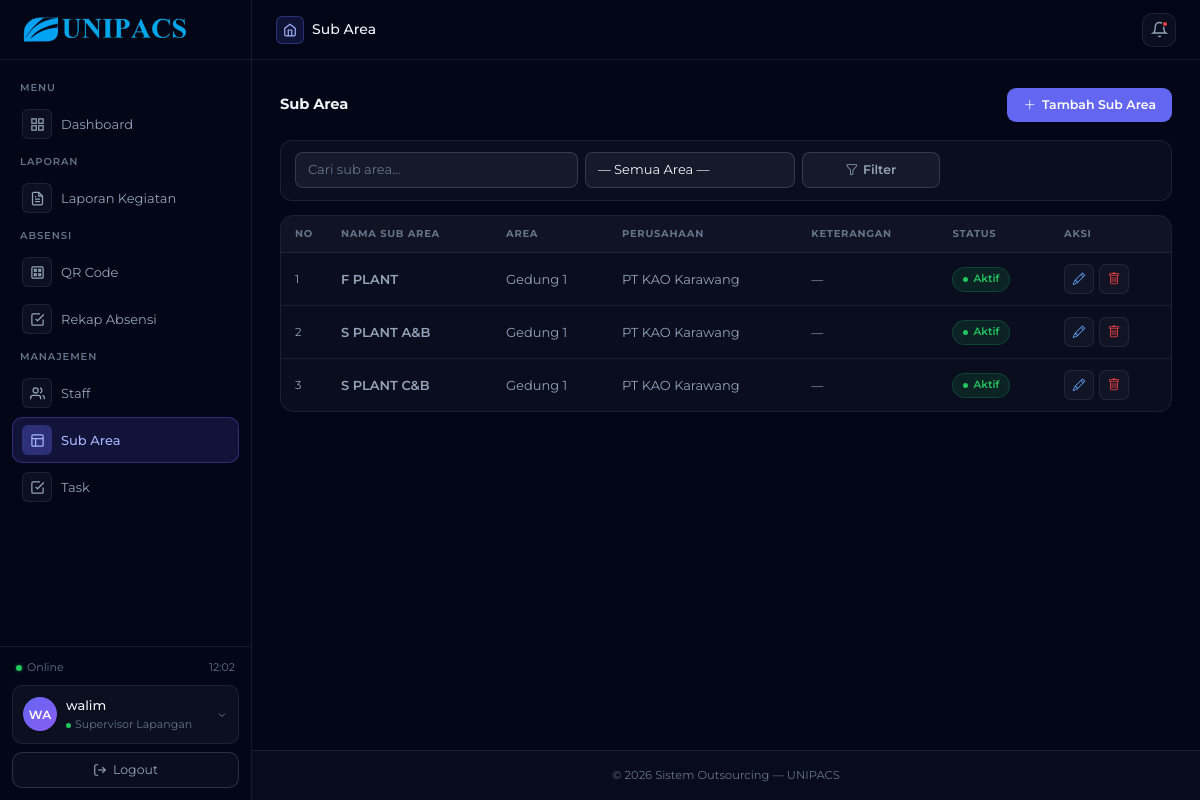
The page /supervisor/subarea/ (signed in) on the database its author committed.
### outsourcing/models.py (models this page shows, shortened)
class User(AbstractUser):
    role = models.CharField(
        max_length=30,
        choices=RoleChoices.choices,
        default=RoleChoices.STAFF,
    )
    nama_lengkap = models.CharField(max_length=150, blank=True)
    telepon      = models.CharField(
        max_length=20,
        blank=True,
        validators=[telepon_validator],
    )
    foto_profil  = models.ImageField(
        upload_to='foto_profil/',
        blank=True,
        null=True,
    )
    dibuat_pada  = models.DateTimeField(auto_now_add=True)
    diubah_pada  = models.DateTimeField(auto_now=True)
    class Meta:
        verbose_name        = 'Pengguna'
        verbose_name_plural = 'Pengguna'
        ordering            = ['nama_lengkap']

class SubArea(models.Model):
    area        = models.ForeignKey(
        AreaKerja,
        on_delete=models.CASCADE,
        related_name='sub_area',
    )
    nama_sub_area = models.CharField(max_length=150)
    keterangan    = models.TextField(blank=True)
    is_active      = models.BooleanField(default=True)
    dibuat_pada   = models.DateTimeField(auto_now_add=True)
    diubah_pada   = models.DateTimeField(auto_now=True)
    objects = models.Manager()
    aktif   = AktifManager()
    class Meta:
        verbose_name        = 'Sub Area'
        verbose_name_plural = 'Sub Area'
        ordering            = ['area', 'nama_sub_area']
        unique_together     = ['area', 'nama_sub_area']

class AreaKerja(models.Model):
    perusahaan  = models.ForeignKey(
        Perusahaan,
        on_delete=models.CASCADE,
        related_name='area_kerja',
    )
    nama_area   = models.CharField(max_length=150)
    keterangan  = models.TextField(blank=True)
    is_active    = models.BooleanField(default=True)
    dibuat_pada = models.DateTimeField(auto_now_add=True)
    diubah_pada = models.DateTimeField(auto_now=True)
    objects = models.Manager()
    aktif   = AktifManager()
    class Meta:
        verbose_name        = 'Area Kerja'
        verbose_name_plural = 'Area Kerja'
        ordering            = ['perusahaan', 'nama_area']
        unique_together     = ['perusahaan', 'nama_area']

class Perusahaan(models.Model):
    nama_perusahaan = models.CharField(max_length=200)
    alamat          = models.TextField()
    telepon         = models.CharField(max_length=20, blank=True)
    email           = models.EmailField(blank=True)
    jenis_jasa      = models.ManyToManyField(
        JenisJasa,
        related_name='perusahaan',
        blank=True,
    )
    customer        = models.OneToOneField(
        User,
        on_delete=models.SET_NULL,
        null=True,
        blank=True,
        related_name='perusahaan_customer',
        limit_choices_to={'role': RoleChoices.CUSTOMER},
    )
    foto_perusahaan  = models.ImageField(
        upload_to='foto_perusahaan/',
        blank=True,
        null=True,
    )
    is_active    = models.BooleanField(default=True)
    dibuat_pada = models.DateTimeField(auto_now_add=True)
    diubah_pada = models.DateTimeField(auto_now=True)
    objects = models.Manager()
    aktif   = AktifManager()
    class Meta:
        verbose_name        = 'Perusahaan'
        verbose_name_plural = 'Perusahaan'
        ordering            = ['nama_perusahaan']

### outsourcing/views/supervisor/area_kerja.py (the view)
# urls.py: path('supervisor/subarea/', subarea_list, name='supervisor_subarea_list'),
@supervisor_required
def subarea_list(request, area_pk=None):
    q = request.GET.get('q', '').strip()
    perusahaan_ids = SupervisorPerusahaan.objects.filter(
        supervisor=request.user,
        is_active=True
    ).values_list('perusahaan_id', flat=True)
    area_qs = AreaKerja.objects.filter(
        perusahaan_id__in=perusahaan_ids,
        is_active=True
    )
    if not area_qs.exists():
        messages.warning(request, "Anda belum memiliki area. Hubungi admin.")
    subarea_qs = SubArea.objects.filter(
        area__in=area_qs,
        is_active=True
    ).select_related('area', 'area__perusahaan')
    if area_pk:
        if not area_qs.filter(pk=area_pk).exists():
            messages.error(request, "Area tidak valid atau bukan akses Anda.")
            subarea_qs = SubArea.objects.none()
        else:
            subarea_qs = subarea_qs.filter(area_id=area_pk)
    if q:
        subarea_qs = subarea_qs.filter(
            Q(nama_sub_area__icontains=q) |
            Q(area__nama_area__icontains=q)
        )
    context = {
        'subarea_list': subarea_qs.order_by(
            'area__perusahaan__nama_perusahaan',
            'area__nama_area',
            'nama_sub_area'
        ),
        'area_list': area_qs,
        'q': q,
        'area_pk': area_pk,
        'page_title': 'Sub Area',
    }
    return render(request, 'supervisor/area_kerja/subarea_list.html', context)

### outsourcing/templates/supervisor/area_kerja/subarea_list.html (shortened to what this page needs)
{% extends 'supervisor/base_supervisor.html' %}
{% load static %}
{% block extra_css %}
<link rel="stylesheet" href="{% static 'css/supervisor/list_subarea.css' %}">
{% endblock %}
{% block content %}
<div class="page-header">
    <h5>Sub Area</h5>
    <a href="{% url 'supervisor_subarea_create' %}" class="btn-tambah">
        <i class="bi bi-plus-lg"></i> Tambah Sub Area
    </a>
</div>
<div class="filter-card">
    <form method="get" class="row g-2">
        <div class="col-md-4">
            <input type="text" name="q" value="{{ q }}"
                   class="form-control" placeholder="Cari sub area...">
        </div>
        <div class="col-md-3">
            <select name="area_pk" class="form-select">
                <option value="">— Semua Area —</option>
            </select>
        </div>
        <div class="col-md-2">
            <button type="submit" class="btn-filter">
                <i class="bi bi-funnel"></i> Filter
            </button>
        </div>
        <div class="col-md-3">
        </div>
    </form>
</div>
<div class="table-card">
    <table>
        <thead>
            <tr>
                <th>No</th>
                <th>Nama Sub Area</th>
                <th>Area</th>
                <th>Perusahaan</th>
                <th>Keterangan</th>
                <th>Status</th>
                <th>Aksi</th>
            </tr>
        </thead>
        <tbody>
            {% for subarea in subarea_list %}
            <tr>
                <td class="td-no">{{ forloop.counter }}</td>
                <td class="td-nama">{{ subarea.nama_sub_area }}</td>
                <td>{{ subarea.area.nama_area }}</td>
                <td>{{ subarea.area.perusahaan.nama_perusahaan }}</td>
                <td class="td-muted">{{ subarea.keterangan|default:'—' }}</td>
                <td>
                    {% if subarea.is_active %}
                        <span class="badge-aktif">Aktif</span>
                    {% else %}
                        <span class="badge-nonaktif">Nonaktif</span>
                    {% endif %}
                </td>
                <td>
                    <div class="action-btns">
                        <a href="{% url 'supervisor_subarea_edit' subarea.pk %}" class="btn-edit">
                            <i class="bi bi-pencil"></i>
                        </a>
                        <button class="btn-hapus"
                            data-bs-toggle="modal"
                            data-bs-target="#modalHapus{{ subarea.pk }}">
                            <i class="bi bi-trash"></i>
                        </button>
                    </div>
                </td>
            </tr>
            {% empty %}
            <tr class="empty-row">
                <td colspan="7">Belum ada sub area.</td>
            </tr>
            {% endfor %}
        </tbody>
    </table>
</div>
{% endblock %}

### outsourcing/templates/base/base.html (shortened to what this page needs)
{% load static %}
<!DOCTYPE html>
<html lang="id">
<head>
    <link href="https://cdn.jsdelivr.net/npm/bootstrap@5.3.2/dist/css/bootstrap.min.css" rel="stylesheet">
    <link href="https://cdn.jsdelivr.net/npm/bootstrap-icons@1.11.3/font/bootstrap-icons.css" rel="stylesheet">
    <link rel="stylesheet" href="https://cdnjs.cloudflare.com/ajax/libs/font-awesome/6.4.0/css/all.min.css">
    <link href="{% static 'css/base.css' %}" rel="stylesheet">
    {% block extra_css %}{% endblock %}
</head>
<body>
<div class="orb two"></div>
<div class="orb three"></div>
<div class="app-shell">
    <div class="sidebar" id="sidebar">
        <div class="sidebar-logo">
            <div class="logo-mark">
                <img src="{% static 'image/logo.png' %}" alt="UNIPACS Logo">
            </div>
        </div>
        <div class="sidebar-nav">
            {% block sidebar %}{% endblock %}
        </div>
        <div class="sidebar-footer">
            <div class="system-status">
                <div class="status-pill">
                    <div class="status-dot online"></div>
                    <span>Online</span>
                </div>
                <div class="sidebar-clock" id="clock">00:00</div>
            </div>
            <div class="user-card">
                <div class="user-avatar">
                    {{ request.user.nama_lengkap|default:request.user.username|slice:":2"|upper }}
                </div>
                <div class="user-info">
                    <div class="user-name">{{ request.user.nama_lengkap|default:request.user.username }}</div>
                    <div class="user-role">
                        <div class="role-badge-dot"></div>
                        <span>{{ request.user.get_role_display }}</span>
                    </div>
                </div>
                <div class="user-chevron">
                    <svg width="12" height="12" viewBox="0 0 24 24" fill="none" stroke="currentColor" stroke-width="2">
                        <polyline points="6 9 12 15 18 9"/>
                    </svg>
                </div>
            </div>
            <form method="post" action="{% url 'logout' %}">
                <button type="submit" class="logout-btn">
                    <svg viewBox="0 0 24 24" fill="none" stroke="currentColor" stroke-width="2">
                        <path d="M9 21H5a2 2 0 0 1-2-2V5a2 2 0 0 1 2-2h4"/>
                        <polyline points="16 17 21 12 16 7"/>
                        <line x1="21" y1="12" x2="9" y2="12"/>
                    </svg>
                    Logout
                </button>
            </form>
        </div>
    </div>
    <div class="main-area">
        <div class="top-header">
            <div class="page-breadcrumb">
                <div class="breadcrumb-icon">
                    <svg viewBox="0 0 24 24" fill="none" stroke="currentColor" stroke-width="2">
                        <path d="M3 9l9-7 9 7v11a2 2 0 0 1-2 2H5a2 2 0 0 1-2-2z"/>
                        <polyline points="9 22 9 12 15 12 15 22"/>
                    </svg>
                </div>
                <div class="page-title">{{ page_title }}</div>
            </div>
            <div class="header-actions">
                <button class="header-btn">
                    <svg viewBox="0 0 24 24" fill="none" stroke="currentColor" stroke-width="2">
                        <path d="M18 8A6 6 0 0 0 6 8c0 7-3 9-3 9h18s-3-2-3-9"/>
                        <path d="M13.73 21a2 2 0 0 1-3.46 0"/>
                    </svg>
                    <div class="notif-dot"></div>
                </button>
            </div>
        </div>
        <div class="page-content">
            {% block content %}{% endblock %}
        </div>
        <footer class="main-footer">
            <div class="footer-content">
                <p>© {% now "Y" %} Sistem Outsourcing — UNIPACS</p>
            </div>
        </footer>
    </div>
</div>
</body>
</html>

### outsourcing/static/css/supervisor/list_subarea.css (style rules this page uses)
.page-header { display: flex; justify-content: space-between; align-items: center; margin-bottom: 1.25rem; }
.page-header h5 { font-size: 1.05rem; font-weight: 700; letter-spacing: -0.01em; color: var(--clr-text-primary); margin: 0; }
.btn-tambah { display: inline-flex; align-items: center; gap: 6px; background: var(--clr-accent); color: #fff; border: none; border-radius: 9px; padding: 7px 16px; font-size: 12.5px; font-weight: 600; font-family: var(--font-base); text-decoration: none; transition: background 0.15s, transform 0.1s, box-shadow 0.15s; cursor: pointer; }
.filter-card { background: rgba(255, 255, 255, 0.03); border: 1px solid var(--clr-border); border-radius: 12px; padding: .85rem 1rem; margin-bottom: 1rem; }
.filter-card .form-control, .filter-card .form-select { background: rgba(255, 255, 255, 0.05); border: 1px solid var(--clr-border-strong); border-radius: 8px; color: var(--clr-text-primary); font-size: 13px; font-family: var(--font-base); padding: 7px 12px; transition: border-color 150ms, box-shadow 150ms; width: 100%; }
.filter-card .form-control::placeholder { color: var(--clr-text-muted); }
.filter-card .form-select option { background: #0c1327; color: var(--clr-text-primary); }
.btn-filter { display: inline-flex; align-items: center; justify-content: center; gap: 5px; width: 100%; padding: 7px 14px; border-radius: 8px; font-size: 12.5px; font-weight: 600; font-family: var(--font-base); border: 1px solid var(--clr-border-strong); background: rgba(255, 255, 255, 0.05); color: var(--clr-text-secondary); cursor: pointer; transition: all 150ms; }
.table-card { background: rgba(255, 255, 255, 0.03); border: 1px solid var(--clr-border); border-radius: 14px; overflow: hidden; }
.table-card table { width: 100%; border-collapse: collapse; font-size: 13px; }
.table-card thead tr { background: rgba(255, 255, 255, 0.025); border-bottom: 1px solid var(--clr-border); }
.table-card thead th { padding: 10px 14px; font-size: 10px; font-weight: 700; letter-spacing: 0.07em; text-transform: uppercase; color: var(--clr-text-muted); white-space: nowrap; }
.table-card tbody tr { border-bottom: 1px solid var(--clr-border); transition: background 0.12s; }
.table-card tbody tr:last-child { border-bottom: none; }
.table-card tbody td { padding: 11px 14px; color: var(--clr-text-secondary); vertical-align: middle; }
.td-no { font-size: 11.5px; color: var(--clr-text-muted); width: 40px; }
.td-nama { font-weight: 600; color: var(--clr-text-primary); }
.td-muted { font-size: 12px; color: var(--clr-text-muted); }
.badge-aktif { display: inline-flex; align-items: center; gap: 5px; padding: 3px 10px; border-radius: 20px; font-size: 10.5px; font-weight: 600; background: var(--clr-success-light); color: var(--clr-success); border: 1px solid rgba(34, 197, 94, 0.2); }
.badge-aktif::before { content: ''; width: 5px; height: 5px; border-radius: 50%; background: var(--clr-success); }
.action-btns { display: flex; gap: 5px; }
.btn-edit, .btn-hapus { width: 30px; height: 30px; border-radius: 7px; display: inline-flex; align-items: center; justify-content: center; font-size: 12.5px; border: 1px solid var(--clr-border); background: rgba(255, 255, 255, 0.03); text-decoration: none; cursor: pointer; transition: all 0.12s; }
.btn-edit { color: #60a5fa; }
.btn-hapus { color: var(--clr-danger); }

### rows shown on the page
User: user.nama_lengkap "WA", user.nama_lengkap "walim", user.role "Supervisor Lapangan"
SubArea: nama_sub_area "F PLANT", area.nama_area "Gedung 1", area.perusahaan.nama_perusahaan "PT KAO Karawang", keterangan "—", is_active "Aktif"
SubArea: nama_sub_area "S PLANT A&B", area.nama_area "Gedung 1", area.perusahaan.nama_perusahaan "PT KAO Karawang", keterangan "—", is_active "Aktif"
SubArea: nama_sub_area "S PLANT C&B", area.nama_area "Gedung 1", area.perusahaan.nama_perusahaan "PT KAO Karawang", keterangan "—", is_active "Aktif"

### other values the page prints
{{ page_title }} "Sub Area"
